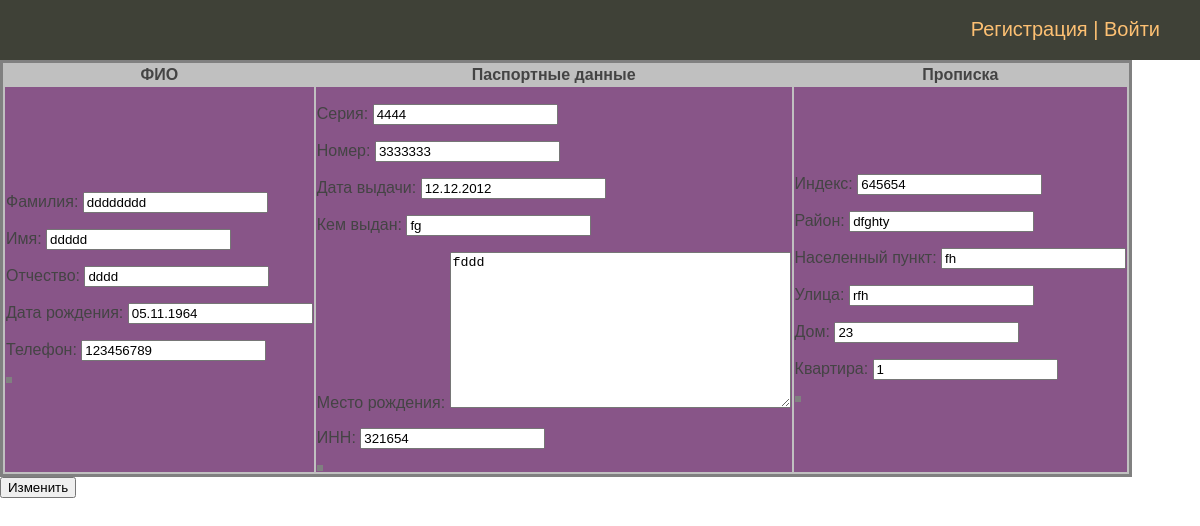
The app's page /person_mod/31/edit with its own data.
### person/models.py (models this page shows, shortened)
class Person(models.Model):
    second_name = models.CharField(max_length=50, verbose_name='Фамилия')
    first_name = models.CharField(max_length=50, verbose_name='Имя')
    patronymic = models.CharField(max_length=50, blank=True, null=True, verbose_name='Отчество')
    date_of_bird = models.DateField(blank=True, null=True, verbose_name='Дата рождения')
    phone_number = models.IntegerField(max_length=11, blank=True, null=True, verbose_name='Телефон')
    residence_address = models.OneToOneField(ResidenceAddress, on_delete=models.CASCADE,
                                             blank=True, null=True, verbose_name='Адрес проживания')
    passport = models.OneToOneField(Passport, on_delete=models.CASCADE,
                                    blank=True, null=True, verbose_name='паспортные данные')
    class Meta:
        verbose_name = 'ФИО'
        verbose_name_plural = 'ФИО'

class Passport(models.Model):
    series = models.PositiveSmallIntegerField(verbose_name='Серия')
    number = models.PositiveIntegerField(verbose_name='Номер')
    date_of_issue = models.DateField(verbose_name='Дата выдачи')
    issued = models.CharField(max_length=250, blank=True, null=True, verbose_name='Кем выдан')
    address_birth = models.TextField(max_length=500, blank=True, null=True, verbose_name='Место рождения')
    inn = models.PositiveIntegerField(blank=True, null=True, verbose_name='ИНН')
    class Meta:
        verbose_name = 'Паспортные данные'
        verbose_name_plural = 'Паспортные данные'

class ResidenceAddress(models.Model):
    postcode = models.CharField(max_length=6, blank=True, null=True, verbose_name='Индекс')
    district = models.CharField(max_length=50, blank=True, null=True, verbose_name='Район')
    locality = models.CharField(max_length=50, blank=True, null=True, verbose_name='Населенный пункт')
    street = models.CharField(max_length=50, blank=True, null=True, verbose_name='Улица')
    house_number = models.PositiveSmallIntegerField(max_length=6, blank=True, null=True, verbose_name='Дом')
    apartment_number = models.PositiveSmallIntegerField(max_length=6, blank=True, null=True, verbose_name='Квартира')
    class Meta:
        verbose_name = 'Адрес проживания'
        verbose_name_plural = 'Адреса проживания'

### person/views.py (the view)
# urls.py: path('person_mod/<int:pk>/edit', views.person_mod, name='person_mod'),
def person_mod(request, pk):
    pers = get_object_or_404(Person, pk=pk)
    addr = pers.residence_address
    passp = pers.passport
    if request.method == 'POST':
        form_person_mod = AddPerson(request.POST, instance=pers)
        form_passport_mod = AddPassport(request.POST, instance=passp)
        form_residence_address_mod = AddResidenceAddress(request.POST, instance=addr)
        if form_person_mod.is_valid() and form_passport_mod.is_valid() and form_residence_address_mod.is_valid():
            form_person_mod.save()
            form_passport_mod.save()
            form_residence_address_mod.save()
            return redirect('person_list')
    else:
        form_person_mod = AddPerson(instance=pers)
        form_passport_mod = AddPassport(instance=passp)
        form_residence_address_mod = AddResidenceAddress(instance=addr)
        cont = {'form_person_mod': form_person_mod,
                'form_passport_mod': form_passport_mod,
                'form_residence_address_mod': form_residence_address_mod,
                'pk': pk,
                'title': 'Добавить заявителя'}
        return render(request, 'person/person_mod.html', context=cont)

### person/forms.py
class AddPerson(forms.ModelForm):
    class Meta:
        model = Person
        fields = ['second_name', 'first_name', 'patronymic', 'date_of_bird', 'phone_number',]

class AddPassport(forms.ModelForm):
    class Meta:
        model = Passport
        fields = '__all__'

### person/templates/person/person_mod.html (shortened to what this page needs)
{% extends 'sobnushdi/base.html' %}
{% block content %}
<form action="{% url 'person_mod' pk=pk %}" method="post">
      <table bgcolor="silver">
        <tr>
            <th>ФИО</th>
            <th>Паспортные данные</th>
            <th>Прописка</th>
        </tr>
    <tr bgcolor="#858">
        <td>
            <table >
                {{ form_person_mod.as_p }}
            </table>
        </td>
        <td>
            <table>
                {{ form_passport_mod.as_p }}
            </table>
        </td>
        <td>
            <table>
                {{ form_residence_address_mod.as_p }}
            </table>
        </td>
    </tr>
    </table>
    <button type="submit">Изменить</button>
</form>
{% endblock %}

### person/static/les/css/styles.css (style rules this page uses)
html, body { font-family: 'Arial'; margin: 0; padding: 0; height: 100%; width: 100%; color: #444; }
table { border: 3px solid grey; }

### records on screen
Person: second_name "dddddddd", first_name "ddddd", patronymic "dddd", date_of_bird "05.11.1964", phone_number "123456789"
Passport: series "4444", number "3333333", date_of_issue "12.12.2012", issued "fg", address_birth "fddd", inn "321654"
ResidenceAddress: postcode "645654", district "dfghty", locality "fh", street "rfh", house_number "23", apartment_number "1"
